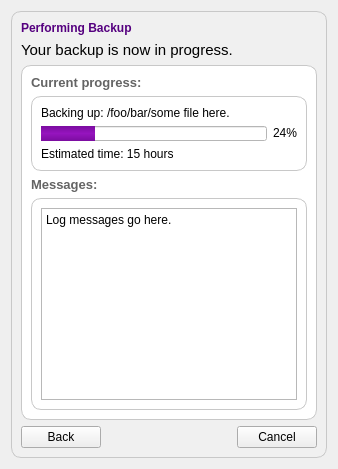
                   <widget class="QWidget" name="tab_2">
                    <attribute name="title">
                     <string>Page</string>
                    </attribute>
                    <layout class="QVBoxLayout" name="verticalLayout">
                     <item>
                      <widget class="QFrame" name="frame_14">
                       <property name="styleSheet">
                        <string notr="true">QFrame#frame_14 {
  border: 1px solid rgb(200, 200, 200, 255);
  border-radius: 10px;
  background-color: rgb(240, 240, 240, 255);
}</string>
                       </property>
                       <property name="frameShape">
                        <enum>QFrame::StyledPanel</enum>
                       </property>
                       <property name="frameShadow">
                        <enum>QFrame::Raised</enum>
                       </property>
                       <layout class="QVBoxLayout" name="verticalLayout_33">
                        <item>
                         <widget class="QLabel" name="label_46">
                          <property name="styleSheet">
                           <string notr="true">background: none;</string>
                          </property>
                          <property name="text">
                           <string>&lt;html&gt;&lt;head/&gt;&lt;body&gt;&lt;p&gt;&lt;span style=&quot; font-size:9pt; font-weight:600; color:#55007f;&quot;&gt;Performing Backup&lt;/span&gt;&lt;/p&gt;&lt;/body&gt;&lt;/html&gt;</string>
                          </property>
                          <property name="textFormat">
                           <enum>Qt::RichText</enum>
                          </property>
                         </widget>
                        </item>
                        <item>
                         <widget class="QLabel" name="label_19">
                          <property name="text">
                           <string>&lt;html&gt;&lt;head/&gt;&lt;body&gt;&lt;p&gt;&lt;span style=&quot; font-size:11pt;&quot;&gt;Your backup is now in progress.&lt;/span&gt;&lt;/p&gt;&lt;/body&gt;&lt;/html&gt;</string>
                          </property>
                         </widget>
                        </item>
                        <item>
                         <widget class="QFrame" name="frame_31">
                          <property name="minimumSize">
                           <size>
                            <width>0</width>
                            <height>0</height>
                           </size>
                          </property>
                          <property name="styleSheet">
                           <string notr="true">QFrame#frame_31 {
  border: 1px solid rgb(200, 200, 200, 255);
  border-radius: 10px;
  background-color: white;
}</string>
                          </property>
                          <property name="frameShape">
                           <enum>QFrame::StyledPanel</enum>
                          </property>
                          <property name="frameShadow">
                           <enum>QFrame::Raised</enum>
                          </property>
                          <layout class="QVBoxLayout" name="verticalLayout_34">
                           <item>
                            <widget class="QLabel" name="label_47">
                             <property name="sizePolicy">
                              <sizepolicy hsizetype="Preferred" vsizetype="Fixed">
                               <horstretch>0</horstretch>
                               <verstretch>0</verstretch>
                              </sizepolicy>
                             </property>
                             <property name="minimumSize">
                              <size>
                               <width>0</width>
                               <height>0</height>
                              </size>
                             </property>
                             <property name="maximumSize">
                              <size>
                               <width>16777215</width>
                               <height>16777215</height>
                              </size>
                             </property>
                             <property name="text">
                              <string>&lt;html&gt;&lt;head/&gt;&lt;body&gt;&lt;p&gt;&lt;span style=&quot; font-size:10pt; font-weight:600; color:#646464;&quot;&gt;Current progress:&lt;/span&gt;&lt;/p&gt;&lt;/body&gt;&lt;/html&gt;</string>
                             </property>
                            </widget>
                           </item>
                           <item>
                            <widget class="QFrame" name="frame_32">
                             <property name="sizePolicy">
                              <sizepolicy hsizetype="Preferred" vsizetype="Fixed">
                               <horstretch>0</horstretch>
                               <verstretch>0</verstretch>
                              </sizepolicy>
                             </property>
                             <property name="minimumSize">
                              <size>
                               <width>0</width>
                               <height>0</height>
                              </size>
                             </property>
                             <property name="maximumSize">
                              <size>
                               <width>16777215</width>
                               <height>16777215</height>
                              </size>
                             </property>
                             <property name="styleSheet">
                              <string notr="true">QFrame#frame_32 {
  border: 1px solid rgb(200, 200, 200, 255);
  border-radius: 10px;
  background-color: white;
}</string>
                             </property>
                             <property name="frameShape">
                              <enum>QFrame::StyledPanel</enum>
                             </property>
                             <property name="frameShadow">
                              <enum>QFrame::Raised</enum>
                             </property>
                             <layout class="QVBoxLayout" name="verticalLayout_35">
                              <item>
                               <widget class="QLabel" name="backup_current_op_label">
                                <property name="sizePolicy">
                                 <sizepolicy hsizetype="Preferred" vsizetype="Fixed">
                                  <horstretch>0</horstretch>
                                  <verstretch>0</verstretch>
                                 </sizepolicy>
                                </property>
                                <property name="text">
                                 <string>Backing up: /foo/bar/some file here.</string>
                                </property>
                                <property name="wordWrap">
                                 <bool>true</bool>
                                </property>
                               </widget>
                              </item>
                              <item>
                               <widget class="QProgressBar" name="backup_progress">
                                <property name="maximumSize">
                                 <size>
                                  <width>16777215</width>
                                  <height>15</height>
                                 </size>
                                </property>
                                <property name="styleSheet">
                                 <string notr="true">QProgressBar {
  margin-right: 30px;
  
  background-color: rgb(255, 255, 255);
}

QProgressBar::chunk {
	background-color: qlineargradient(spread:pad, x1:0, y1:0, x2:0, y2:1, stop:0 rgba(123, 13, 160, 255), stop: 0.5 rgba(150, 20, 190, 255), stop:1 rgba(123, 13, 160, 255));
}</string>
                                </property>
                                <property name="value">
                                 <number>24</number>
                                </property>
                                <property name="alignment">
                                 <set>Qt::AlignRight|Qt::AlignTrailing|Qt::AlignVCenter</set>
                                </property>
                               </widget>
                              </item>
                              <item>
                               <widget class="QLabel" name="backup_estimated_time_label">
                                <property name="text">
                                 <string>Estimated time: 15 hours</string>
                                </property>
                               </widget>
                              </item>
                             </layout>
                            </widget>
                           </item>
                           <item>
                            <widget class="QLabel" name="label_48">
                             <property name="sizePolicy">
                              <sizepolicy hsizetype="Preferred" vsizetype="Fixed">
                               <horstretch>0</horstretch>
                               <verstretch>0</verstretch>
                              </sizepolicy>
                             </property>
                             <property name="text">
                              <string>&lt;html&gt;&lt;head/&gt;&lt;body&gt;&lt;p&gt;&lt;span style=&quot; font-size:10pt; font-weight:600; color:#646464;&quot;&gt;Messages:&lt;/span&gt;&lt;/p&gt;&lt;/body&gt;&lt;/html&gt;</string>
                             </property>
                            </widget>
                           </item>
                           <item>
                            <widget class="QFrame" name="frame_33">
                             <property name="styleSheet">
                              <string notr="true">QFrame#frame_33 {
  border: 1px solid rgb(200, 200, 200, 255);
  border-radius: 10px;
  background-color: white;
}</string>
                             </property>
                             <property name="frameShape">
                              <enum>QFrame::StyledPanel</enum>
                             </property>
                             <property name="frameShadow">
                              <enum>QFrame::Raised</enum>
                             </property>
                             <layout class="QHBoxLayout" name="horizontalLayout_27">
                              <item>
                               <widget class="QPlainTextEdit" name="backup_log_area">
                                <property name="plainText">
                                 <string>Log messages go here.</string>
                                </property>
                               </widget>
                              </item>
                             </layout>
                            </widget>
                           </item>
                          </layout>
                         </widget>
                        </item>
                        <item>
                         <layout class="QHBoxLayout" name="horizontalLayout_28">
                          <item>
                           <widget class="QPushButton" name="backup_cancelled_back_button">
                            <property name="text">
                             <string>Back</string>
                            </property>
                            <property name="icon">
                             <iconset resource="Graphics.qrc">
                              <normaloff>:/icons/graphics/1362909890_back.png</normaloff>:/icons/graphics/1362909890_back.png</iconset>
                            </property>
                           </widget>
                          </item>
                          <item>
                           <spacer name="horizontalSpacer_13">
                            <property name="orientation">
                             <enum>Qt::Horizontal</enum>
                            </property>
                            <property name="sizeHint" stdset="0">
                             <size>
                              <width>40</width>
                              <height>20</height>
                             </size>
                            </property>
                           </spacer>
                          </item>
                          <item>
                           <widget class="QPushButton" name="backup_cancel_button">
                            <property name="sizePolicy">
                             <sizepolicy hsizetype="Preferred" vsizetype="Preferred">
                              <horstretch>0</horstretch>
                              <verstretch>0</verstretch>
                             </sizepolicy>
                            </property>
                            <property name="text">
                             <string>Cancel</string>
                            </property>
                            <property name="icon">
                             <iconset resource="Graphics.qrc">
                              <normaloff>:/icons/graphics/1363245997_stop.png</normaloff>:/icons/graphics/1363245997_stop.png</iconset>
                            </property>
                           </widget>
                          </item>
                         </layout>
                        </item>
                       </layout>
                      </widget>
                     </item>
                    </layout>
                   </widget>
